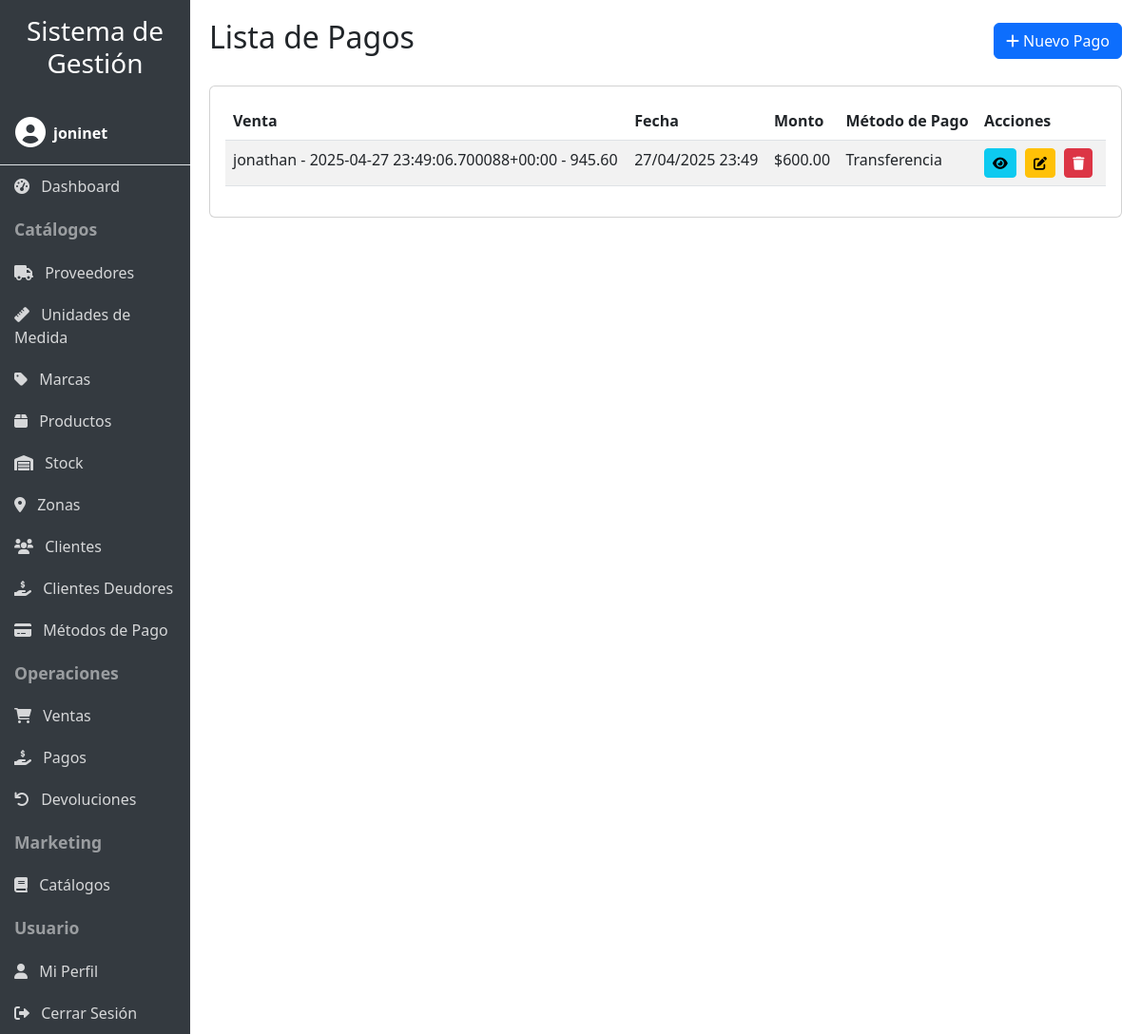
/pagos/ (signed in), run on the app's committed database.
### productos/models.py (models this page shows, shortened)
class Pago(models.Model):
    venta = models.ForeignKey(Venta, on_delete=models.CASCADE)
    fecha = models.DateTimeField(auto_now_add=True)
    monto = models.DecimalField(max_digits=10, decimal_places=2)
    metodo_pago = models.ForeignKey(MetodoPago, on_delete=models.CASCADE)

class Venta(models.Model):
    cliente = models.ForeignKey(Cliente, on_delete=models.CASCADE)
    fecha = models.DateTimeField(auto_now_add=True)
    total = models.DecimalField(max_digits=10, decimal_places=2)
    estado_pago = models.ForeignKey(EstadoPago, on_delete=models.CASCADE)
    usuario = models.ForeignKey(User, on_delete=models.CASCADE, null=True, blank=True)
    monto_pagado = models.DecimalField(max_digits=10, decimal_places=2, default=0)
    saldo_pendiente = models.DecimalField(max_digits=10, decimal_places=2, default=0)
    def __str__(self) -> str:
        return f'{self.cliente} - {self.fecha} - {self.total}'

class Cliente(models.Model):
    nombre = models.CharField(max_length=100)
    direccion = models.CharField(max_length=100)
    telefono = models.CharField(max_length=20, blank=True, null=True)
    email = models.EmailField(max_length=100, blank=True, null=True)
    zona = models.ForeignKey(Zona, on_delete=models.SET_NULL, null=True, blank=True)
    usuario = models.ForeignKey(User, on_delete=models.CASCADE, null=True, blank=True)
    def __str__(self) -> str:
        return self.nombre

class MetodoPago(models.Model):
    metodo = models.CharField(max_length=50)
    usuario = models.ForeignKey(User, on_delete=models.CASCADE, null=True, blank=True)
    class Meta:
        unique_together = ('metodo', 'usuario')
    def __str__(self) -> str:
        return self.metodo

### productos/user_views.py (the view)
# urls.py: path('pagos/', user_views.UserPagoListView.as_view(), name='pago_list'),
class UserPagoListView(UserDataMixin, PagoListView):
    def get_queryset(self):
        queryset = super(PagoListView, self).get_queryset()
        user = self.request.user
        if user.is_staff or user.is_superuser:
            return queryset
        return queryset.filter(venta__usuario=user)

### productos/templates/productos/pago_list.html (shortened to what this page needs)
{% extends 'productos/base.html' %}
{% load productos_filters %}
{% block header %}Lista de Pagos{% endblock %}
{% block header_buttons %}
<a href="{% url 'productos:pago_create' %}" class="btn btn-primary">
    <i class="fas fa-plus"></i> Nuevo Pago
</a>
{% endblock %}
{% block content %}
<div class="card">
    <div class="card-body">
        <div class="table-responsive">
            <table class="table table-striped table-hover">
                <thead>
                    <tr>
                        <th>Venta</th>
                        <th>Fecha</th>
                        <th>Monto</th>
                        <th>Método de Pago</th>
                        <th>Acciones</th>
                    </tr>
                </thead>
                <tbody>
                    {% for pago in pagos %}
                    <tr>
                        <td>{{ pago.venta }}</td>
                        <td>{{ pago.fecha|date:"d/m/Y H:i" }}</td>
                        <td>${{ pago.monto }}</td>
                        <td>{{ pago.metodo_pago }}</td>
                        <td class="action-buttons">
                            <a href="{% url 'productos:pago_detail' pago.pk %}" class="btn btn-sm btn-info" title="Ver detalles">
                                <i class="fas fa-eye"></i>
                            </a>
                            <a href="{% url 'productos:pago_update' pago.pk %}" class="btn btn-sm btn-warning" title="Editar">
                                <i class="fas fa-edit"></i>
                            </a>
                            <a href="{% url 'productos:pago_delete' pago.pk %}" class="btn btn-sm btn-danger" title="Eliminar">
                                <i class="fas fa-trash"></i>
                            </a>
                        </td>
                    </tr>
                    {% empty %}
                    <tr>
                        <td colspan="5" class="text-center">No hay pagos registrados.</td>
                    </tr>
                    {% endfor %}
                </tbody>
            </table>
        </div>
    </div>
</div>
{% endblock %}

### productos/templates/productos/base.html (shortened to what this page needs)
<!DOCTYPE html>
<html lang="es">
<head>
    <link href="https://cdn.jsdelivr.net/npm/bootstrap@5.3.0/dist/css/bootstrap.min.css" rel="stylesheet">
    <link rel="stylesheet" href="https://cdnjs.cloudflare.com/ajax/libs/font-awesome/6.0.0/css/all.min.css">
    {% load static %}
    <link rel="stylesheet" href="{% static 'productos/css/responsive.css' %}">
</head>
<body>
    <div class="container-fluid">
        <div class="row">
            <div class="col-lg-2 sidebar p-0" id="sidebar">
                <div class="p-3 d-lg-block d-none">
                    <h3 class="text-center">Sistema de Gestión</h3>
                </div>
                {% if user.is_authenticated %}
                <div class="user-info p-3 border-bottom">
                    <div class="d-flex align-items-center">
                        <div class="me-2">
                            <i class="fas fa-user-circle fa-2x"></i>
                        </div>
                        <div>
                            <div class="fw-bold">{{ user.username }}</div>
                        </div>
                    </div>
                </div>
                {% endif %}
                {% if user.is_authenticated %}
                <a href="{% url 'productos:dashboard' %}" class="nav-link"><i class="fas fa-tachometer-alt me-2"></i> Dashboard</a>
                <div class="nav-header">Catálogos</div>
                <a href="{% url 'productos:proveedor_list' %}" class="nav-link"><i class="fas fa-truck me-2"></i> Proveedores</a>
                <a href="{% url 'productos:unidadmedida_list' %}" class="nav-link"><i class="fas fa-ruler me-2"></i> Unidades de Medida</a>
                <a href="{% url 'productos:marca_list' %}" class="nav-link"><i class="fas fa-tag me-2"></i> Marcas</a>
                <a href="{% url 'productos:producto_list' %}" class="nav-link"><i class="fas fa-box me-2"></i> Productos</a>
                <a href="{% url 'productos:stock_list' %}" class="nav-link"><i class="fas fa-warehouse me-2"></i> Stock</a>
                <a href="{% url 'productos:zona_list' %}" class="nav-link"><i class="fas fa-map-marker-alt me-2"></i> Zonas</a>
                <a href="{% url 'productos:cliente_list' %}" class="nav-link"><i class="fas fa-users me-2"></i> Clientes</a>
                <a href="{% url 'productos:clientes_deudores' %}" class="nav-link"><i class="fas fa-hand-holding-usd me-2"></i> Clientes Deudores</a>
                <a href="{% url 'productos:metodopago_list' %}" class="nav-link"><i class="fas fa-credit-card me-2"></i> Métodos de Pago</a>
                <div class="nav-header">Operaciones</div>
                <a href="{% url 'productos:venta_list' %}" class="nav-link"><i class="fas fa-shopping-cart me-2"></i> Ventas</a>
                <a href="{% url 'productos:pago_list' %}" class="nav-link"><i class="fas fa-hand-holding-usd me-2"></i> Pagos</a>
                <a href="{% url 'productos:devolucion_list' %}" class="nav-link"><i class="fas fa-undo me-2"></i> Devoluciones</a>
                <div class="nav-header">Marketing</div>
                <a href="{% url 'productos:catalogo_list' %}" class="nav-link"><i class="fas fa-book me-2"></i> Catálogos</a>
                <div class="nav-header">Usuario</div>
                <a href="{% url 'productos:profile' %}" class="nav-link"><i class="fas fa-user me-2"></i> Mi Perfil</a>
                <a href="{% url 'productos:logout' %}" class="nav-link"><i class="fas fa-sign-out-alt me-2"></i> Cerrar Sesión</a>
                {% else %}
                <div class="nav-header">Acceso</div>
                <a href="{% url 'productos:login' %}" class="nav-link"><i class="fas fa-sign-in-alt me-2"></i> Iniciar Sesión</a>
                <a href="{% url 'productos:register' %}" class="nav-link"><i class="fas fa-user-plus me-2"></i> Registrarse</a>
                {% endif %}
            </div>
            <div class="col-lg-10 content content-wrapper">
                <div class="d-flex justify-content-between align-items-center mb-4">
                    <h2>{% block header %}{% endblock %}</h2>
                    <div>
                        {% block header_buttons %}{% endblock %}
                    </div>
                </div>
                {% block content %}{% endblock %}
            </div>
        </div>
    </div>
</body>
</html>

### productos/static/productos/css/responsive.css (style rules this page uses)
body { font-size: 16px; }
.table-responsive { overflow-x: auto; -webkit-overflow-scrolling: touch; }

### productos/templates/productos/base.html (style rules this page uses)
body { overflow-x: hidden; }
.sidebar { min-height: 100vh; background-color: #343a40; color: white; transition: all 0.3s; }
.sidebar a { color: rgba(255, 255, 255, 0.8); text-decoration: none; display: block; padding: 10px 15px; }
.sidebar .nav-header { font-weight: bold; padding: 10px 15px; font-size: 1.1em; color: rgba(255, 255, 255, 0.5); }
.content { padding: 20px; }
.table-responsive { overflow-x: auto; }
.action-buttons a { margin-right: 5px; }

### data on the page
Pago: venta "jonathan - 2025-04-27 23:49:06.700088+00:00 - 945.60", fecha "27/04/2025 23:49", monto "600.00", metodo_pago "Transferencia"

### other printed values
{{ user.username }} "joninet"
